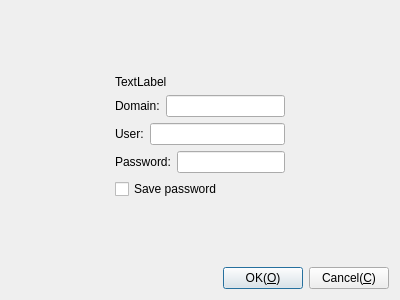
<?xml version="1.0" encoding="UTF-8"?>
<ui version="4.0">
 <class>CDlgGetUserPassword</class>
 <widget class="QDialog" name="CDlgGetUserPassword">
  <property name="geometry">
   <rect>
    <x>0</x>
    <y>0</y>
    <width>400</width>
    <height>300</height>
   </rect>
  </property>
  <property name="windowTitle">
   <string>Input password</string>
  </property>
  <layout class="QGridLayout" name="gridLayout">
   <item row="0" column="0">
    <spacer name="verticalSpacer_2">
     <property name="orientation">
      <enum>Qt::Vertical</enum>
     </property>
     <property name="sizeHint" stdset="0">
      <size>
       <width>20</width>
       <height>75</height>
      </size>
     </property>
    </spacer>
   </item>
   <item row="1" column="0">
    <layout class="QHBoxLayout" name="horizontalLayout_5">
     <item>
      <spacer name="horizontalSpacer">
       <property name="orientation">
        <enum>Qt::Horizontal</enum>
       </property>
       <property name="sizeHint" stdset="0">
        <size>
         <width>82</width>
         <height>20</height>
        </size>
       </property>
      </spacer>
     </item>
     <item>
      <layout class="QVBoxLayout" name="verticalLayout">
       <item>
        <widget class="QLabel" name="lbText">
         <property name="text">
          <string>TextLabel</string>
         </property>
        </widget>
       </item>
       <item>
        <layout class="QHBoxLayout" name="horizontalLayout_4">
         <item>
          <widget class="QLabel" name="label">
           <property name="text">
            <string>Domain:</string>
           </property>
          </widget>
         </item>
         <item>
          <widget class="QLineEdit" name="leDomain"/>
         </item>
        </layout>
       </item>
       <item>
        <layout class="QHBoxLayout" name="horizontalLayout_3">
         <item>
          <widget class="QLabel" name="label_2">
           <property name="text">
            <string>User:</string>
           </property>
          </widget>
         </item>
         <item>
          <widget class="QLineEdit" name="leUser"/>
         </item>
        </layout>
       </item>
       <item>
        <layout class="QHBoxLayout" name="horizontalLayout_2">
         <item>
          <widget class="QLabel" name="label_3">
           <property name="text">
            <string>Password:</string>
           </property>
          </widget>
         </item>
         <item>
          <widget class="QLineEdit" name="lePassword">
           <property name="echoMode">
            <enum>QLineEdit::Password</enum>
           </property>
          </widget>
         </item>
        </layout>
       </item>
       <item>
        <widget class="QCheckBox" name="cbSavePassword">
         <property name="text">
          <string>Save password</string>
         </property>
        </widget>
       </item>
      </layout>
     </item>
     <item>
      <spacer name="horizontalSpacer_2">
       <property name="orientation">
        <enum>Qt::Horizontal</enum>
       </property>
       <property name="sizeHint" stdset="0">
        <size>
         <width>82</width>
         <height>20</height>
        </size>
       </property>
      </spacer>
     </item>
    </layout>
   </item>
   <item row="2" column="0">
    <spacer name="verticalSpacer">
     <property name="orientation">
      <enum>Qt::Vertical</enum>
     </property>
     <property name="sizeHint" stdset="0">
      <size>
       <width>20</width>
       <height>73</height>
      </size>
     </property>
    </spacer>
   </item>
   <item row="3" column="0">
    <layout class="QHBoxLayout" name="horizontalLayout">
     <item>
      <spacer name="horizontalSpacer_3">
       <property name="orientation">
        <enum>Qt::Horizontal</enum>
       </property>
       <property name="sizeHint" stdset="0">
        <size>
         <width>40</width>
         <height>20</height>
        </size>
       </property>
      </spacer>
     </item>
     <item>
      <widget class="QPushButton" name="pbOK">
       <property name="text">
        <string>OK(&amp;O)</string>
       </property>
      </widget>
     </item>
     <item>
      <widget class="QPushButton" name="pbCancel">
       <property name="text">
        <string>Cancel(&amp;C)</string>
       </property>
      </widget>
     </item>
    </layout>
   </item>
  </layout>
 </widget>
 <resources/>
 <connections/>
</ui>
